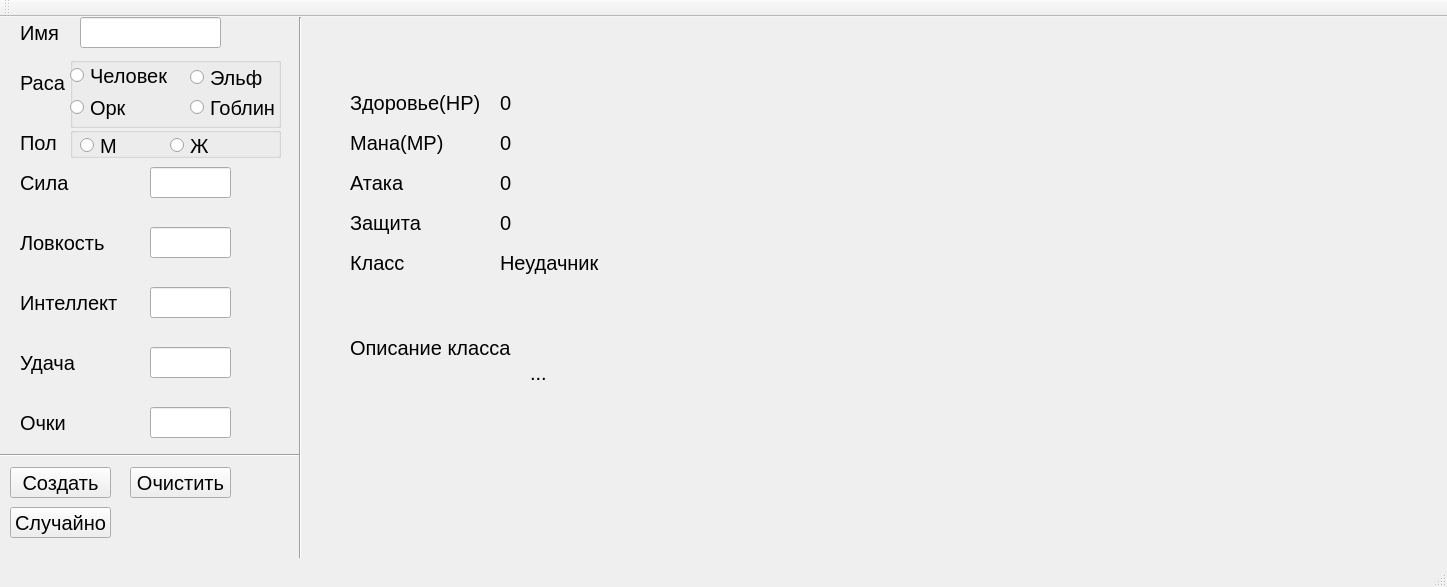
<?xml version="1.0" encoding="UTF-8"?>
<ui version="4.0">
 <class>MainWindow</class>
 <widget class="QMainWindow" name="MainWindow">
  <property name="geometry">
   <rect>
    <x>0</x>
    <y>0</y>
    <width>1447</width>
    <height>587</height>
   </rect>
  </property>
  <property name="font">
   <font>
    <pointsize>15</pointsize>
   </font>
  </property>
  <property name="cursor">
   <cursorShape>ArrowCursor</cursorShape>
  </property>
  <property name="windowTitle">
   <string>MainWindow</string>
  </property>
  <widget class="QWidget" name="centralWidget">
   <widget class="QLabel" name="label_Name">
    <property name="geometry">
     <rect>
      <x>20</x>
      <y>-20</y>
      <width>161</width>
      <height>71</height>
     </rect>
    </property>
    <property name="text">
     <string>Имя </string>
    </property>
   </widget>
   <widget class="QLineEdit" name="lineEdit_Name">
    <property name="geometry">
     <rect>
      <x>80</x>
      <y>0</y>
      <width>141</width>
      <height>31</height>
     </rect>
    </property>
    <property name="font">
     <font>
      <weight>50</weight>
      <bold>false</bold>
     </font>
    </property>
   </widget>
   <widget class="QLabel" name="label_Sex">
    <property name="geometry">
     <rect>
      <x>20</x>
      <y>90</y>
      <width>41</width>
      <height>71</height>
     </rect>
    </property>
    <property name="text">
     <string>Пол</string>
    </property>
   </widget>
   <widget class="QLabel" name="label_Str">
    <property name="geometry">
     <rect>
      <x>20</x>
      <y>130</y>
      <width>51</width>
      <height>71</height>
     </rect>
    </property>
    <property name="text">
     <string>Сила</string>
    </property>
   </widget>
   <widget class="QLabel" name="label_Dex">
    <property name="geometry">
     <rect>
      <x>20</x>
      <y>190</y>
      <width>101</width>
      <height>71</height>
     </rect>
    </property>
    <property name="text">
     <string>Ловкость</string>
    </property>
   </widget>
   <widget class="QLabel" name="label_Int">
    <property name="geometry">
     <rect>
      <x>20</x>
      <y>250</y>
      <width>101</width>
      <height>71</height>
     </rect>
    </property>
    <property name="text">
     <string>Интеллект</string>
    </property>
   </widget>
   <widget class="QLabel" name="label_Luck">
    <property name="geometry">
     <rect>
      <x>20</x>
      <y>310</y>
      <width>101</width>
      <height>71</height>
     </rect>
    </property>
    <property name="text">
     <string>Удача</string>
    </property>
   </widget>
   <widget class="QLabel" name="label_Points">
    <property name="geometry">
     <rect>
      <x>20</x>
      <y>370</y>
      <width>101</width>
      <height>71</height>
     </rect>
    </property>
    <property name="text">
     <string>Очки</string>
    </property>
   </widget>
   <widget class="QPushButton" name="pushButton_Create">
    <property name="geometry">
     <rect>
      <x>10</x>
      <y>450</y>
      <width>101</width>
      <height>31</height>
     </rect>
    </property>
    <property name="text">
     <string>Создать</string>
    </property>
   </widget>
   <widget class="QPushButton" name="pushButton_Clear">
    <property name="geometry">
     <rect>
      <x>130</x>
      <y>450</y>
      <width>101</width>
      <height>31</height>
     </rect>
    </property>
    <property name="text">
     <string>Очистить</string>
    </property>
   </widget>
   <widget class="QLineEdit" name="lineEdit_Str">
    <property name="geometry">
     <rect>
      <x>150</x>
      <y>150</y>
      <width>81</width>
      <height>31</height>
     </rect>
    </property>
   </widget>
   <widget class="QLineEdit" name="lineEdit_Dex">
    <property name="geometry">
     <rect>
      <x>150</x>
      <y>210</y>
      <width>81</width>
      <height>31</height>
     </rect>
    </property>
   </widget>
   <widget class="QLineEdit" name="lineEdit_Int">
    <property name="geometry">
     <rect>
      <x>150</x>
      <y>270</y>
      <width>81</width>
      <height>31</height>
     </rect>
    </property>
   </widget>
   <widget class="QLineEdit" name="lineEdit_Luck">
    <property name="geometry">
     <rect>
      <x>150</x>
      <y>330</y>
      <width>81</width>
      <height>31</height>
     </rect>
    </property>
   </widget>
   <widget class="QLineEdit" name="lineEdit_Points">
    <property name="geometry">
     <rect>
      <x>150</x>
      <y>390</y>
      <width>81</width>
      <height>31</height>
     </rect>
    </property>
   </widget>
   <widget class="Line" name="line">
    <property name="geometry">
     <rect>
      <x>0</x>
      <y>430</y>
      <width>301</width>
      <height>16</height>
     </rect>
    </property>
    <property name="orientation">
     <enum>Qt::Horizontal</enum>
    </property>
   </widget>
   <widget class="Line" name="line_2">
    <property name="geometry">
     <rect>
      <x>290</x>
      <y>0</y>
      <width>20</width>
      <height>571</height>
     </rect>
    </property>
    <property name="orientation">
     <enum>Qt::Vertical</enum>
    </property>
   </widget>
   <widget class="QLabel" name="label_HP">
    <property name="geometry">
     <rect>
      <x>350</x>
      <y>60</y>
      <width>141</width>
      <height>51</height>
     </rect>
    </property>
    <property name="text">
     <string>Здоровье(HP)</string>
    </property>
   </widget>
   <widget class="QLabel" name="label_MP">
    <property name="geometry">
     <rect>
      <x>350</x>
      <y>100</y>
      <width>121</width>
      <height>51</height>
     </rect>
    </property>
    <property name="text">
     <string>Мана(MP)</string>
    </property>
   </widget>
   <widget class="QLabel" name="label_HP_Value">
    <property name="geometry">
     <rect>
      <x>500</x>
      <y>60</y>
      <width>81</width>
      <height>51</height>
     </rect>
    </property>
    <property name="text">
     <string>0</string>
    </property>
   </widget>
   <widget class="QLabel" name="label_Atk">
    <property name="geometry">
     <rect>
      <x>350</x>
      <y>140</y>
      <width>121</width>
      <height>51</height>
     </rect>
    </property>
    <property name="text">
     <string>Атака</string>
    </property>
   </widget>
   <widget class="QLabel" name="label_Class">
    <property name="geometry">
     <rect>
      <x>350</x>
      <y>220</y>
      <width>121</width>
      <height>51</height>
     </rect>
    </property>
    <property name="text">
     <string>Класс</string>
    </property>
   </widget>
   <widget class="QLabel" name="label_Def">
    <property name="geometry">
     <rect>
      <x>350</x>
      <y>180</y>
      <width>121</width>
      <height>51</height>
     </rect>
    </property>
    <property name="text">
     <string>Защита</string>
    </property>
   </widget>
   <widget class="QLabel" name="label_Atk_value">
    <property name="geometry">
     <rect>
      <x>500</x>
      <y>140</y>
      <width>81</width>
      <height>51</height>
     </rect>
    </property>
    <property name="text">
     <string>0</string>
    </property>
   </widget>
   <widget class="QLabel" name="label_MP_Value">
    <property name="geometry">
     <rect>
      <x>500</x>
      <y>100</y>
      <width>81</width>
      <height>51</height>
     </rect>
    </property>
    <property name="text">
     <string>0</string>
    </property>
   </widget>
   <widget class="QLabel" name="label_Def_Value">
    <property name="geometry">
     <rect>
      <x>500</x>
      <y>180</y>
      <width>81</width>
      <height>51</height>
     </rect>
    </property>
    <property name="text">
     <string>0</string>
    </property>
   </widget>
   <widget class="QLabel" name="label_Class_Value">
    <property name="geometry">
     <rect>
      <x>500</x>
      <y>220</y>
      <width>211</width>
      <height>51</height>
     </rect>
    </property>
    <property name="text">
     <string>Неудачник</string>
    </property>
   </widget>
   <widget class="QLabel" name="label_Class_info">
    <property name="geometry">
     <rect>
      <x>350</x>
      <y>310</y>
      <width>161</width>
      <height>41</height>
     </rect>
    </property>
    <property name="text">
     <string>Описание класса</string>
    </property>
   </widget>
   <widget class="QLabel" name="label_info">
    <property name="geometry">
     <rect>
      <x>530</x>
      <y>40</y>
      <width>911</width>
      <height>631</height>
     </rect>
    </property>
    <property name="text">
     <string>...</string>
    </property>
    <property name="scaledContents">
     <bool>false</bool>
    </property>
   </widget>
   <widget class="QPushButton" name="pushButton_random">
    <property name="geometry">
     <rect>
      <x>10</x>
      <y>490</y>
      <width>101</width>
      <height>31</height>
     </rect>
    </property>
    <property name="text">
     <string>Cлучайно</string>
    </property>
   </widget>
   <widget class="QLabel" name="label_race">
    <property name="geometry">
     <rect>
      <x>20</x>
      <y>50</y>
      <width>91</width>
      <height>31</height>
     </rect>
    </property>
    <property name="text">
     <string>Раса</string>
    </property>
   </widget>
   <widget class="QGroupBox" name="groupBox_sex">
    <property name="geometry">
     <rect>
      <x>70</x>
      <y>110</y>
      <width>211</width>
      <height>31</height>
     </rect>
    </property>
    <property name="title">
     <string/>
    </property>
    <widget class="QRadioButton" name="radioButton_Sex_M">
     <property name="geometry">
      <rect>
       <x>10</x>
       <y>10</y>
       <width>82</width>
       <height>17</height>
      </rect>
     </property>
     <property name="text">
      <string>М</string>
     </property>
    </widget>
    <widget class="QRadioButton" name="radioButton_Sex_W">
     <property name="geometry">
      <rect>
       <x>100</x>
       <y>10</y>
       <width>82</width>
       <height>17</height>
      </rect>
     </property>
     <property name="text">
      <string>Ж</string>
     </property>
    </widget>
   </widget>
   <widget class="QGroupBox" name="groupBox_race">
    <property name="geometry">
     <rect>
      <x>70</x>
      <y>40</y>
      <width>211</width>
      <height>71</height>
     </rect>
    </property>
    <property name="title">
     <string/>
    </property>
    <widget class="QRadioButton" name="radioButton_race_human">
     <property name="geometry">
      <rect>
       <x>0</x>
       <y>10</y>
       <width>101</width>
       <height>17</height>
      </rect>
     </property>
     <property name="text">
      <string>Человек</string>
     </property>
    </widget>
    <widget class="QRadioButton" name="radioButton_race_elf">
     <property name="geometry">
      <rect>
       <x>120</x>
       <y>10</y>
       <width>82</width>
       <height>21</height>
      </rect>
     </property>
     <property name="text">
      <string>Эльф</string>
     </property>
    </widget>
    <widget class="QRadioButton" name="radioButton_race_orc">
     <property name="geometry">
      <rect>
       <x>0</x>
       <y>30</y>
       <width>82</width>
       <height>41</height>
      </rect>
     </property>
     <property name="cursor">
      <cursorShape>ArrowCursor</cursorShape>
     </property>
     <property name="text">
      <string>Орк</string>
     </property>
    </widget>
    <widget class="QRadioButton" name="radioButton_race_goblin">
     <property name="geometry">
      <rect>
       <x>120</x>
       <y>40</y>
       <width>141</width>
       <height>21</height>
      </rect>
     </property>
     <property name="text">
      <string>Гоблин</string>
     </property>
    </widget>
   </widget>
   <widget class="QLabel" name="label_image">
    <property name="geometry">
     <rect>
      <x>300</x>
      <y>0</y>
      <width>81</width>
      <height>81</height>
     </rect>
    </property>
    <property name="text">
     <string/>
    </property>
   </widget>
   <widget class="QLabel" name="label_image_2">
    <property name="geometry">
     <rect>
      <x>300</x>
      <y>0</y>
      <width>81</width>
      <height>81</height>
     </rect>
    </property>
    <property name="text">
     <string/>
    </property>
   </widget>
  </widget>
  <widget class="QMenuBar" name="menuBar">
   <property name="geometry">
    <rect>
     <x>0</x>
     <y>0</y>
     <width>1447</width>
     <height>21</height>
    </rect>
   </property>
  </widget>
  <widget class="QToolBar" name="mainToolBar">
   <attribute name="toolBarArea">
    <enum>TopToolBarArea</enum>
   </attribute>
   <attribute name="toolBarBreak">
    <bool>false</bool>
   </attribute>
  </widget>
  <widget class="QStatusBar" name="statusBar"/>
 </widget>
 <layoutdefault spacing="6" margin="11"/>
 <resources/>
 <connections/>
</ui>
